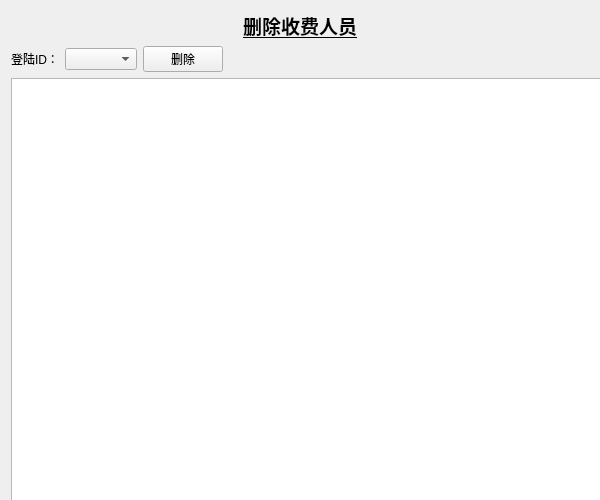
<?xml version="1.0" encoding="UTF-8"?>
<ui version="4.0">
 <class>DelChargerWidget</class>
 <widget class="QWidget" name="DelChargerWidget">
  <property name="geometry">
   <rect>
    <x>0</x>
    <y>0</y>
    <width>600</width>
    <height>500</height>
   </rect>
  </property>
  <property name="sizePolicy">
   <sizepolicy hsizetype="Expanding" vsizetype="Expanding">
    <horstretch>0</horstretch>
    <verstretch>0</verstretch>
   </sizepolicy>
  </property>
  <property name="minimumSize">
   <size>
    <width>600</width>
    <height>500</height>
   </size>
  </property>
  <property name="windowTitle">
   <string>Form</string>
  </property>
  <layout class="QGridLayout" name="gridLayout">
   <item row="0" column="0">
    <layout class="QVBoxLayout" name="verticalLayout">
     <item>
      <widget class="QLabel" name="label_2">
       <property name="font">
        <font>
         <family>Calibri</family>
         <pointsize>14</pointsize>
         <weight>75</weight>
         <bold>true</bold>
         <underline>true</underline>
        </font>
       </property>
       <property name="text">
        <string>删除收费人员</string>
       </property>
       <property name="alignment">
        <set>Qt::AlignCenter</set>
       </property>
      </widget>
     </item>
     <item>
      <layout class="QHBoxLayout" name="horizontalLayout">
       <item>
        <widget class="QLabel" name="label">
         <property name="text">
          <string>登陆ID：</string>
         </property>
        </widget>
       </item>
       <item>
        <widget class="QComboBox" name="comboBox"/>
       </item>
       <item>
        <widget class="QPushButton" name="pushButton">
         <property name="text">
          <string>删除</string>
         </property>
        </widget>
       </item>
       <item>
        <spacer name="horizontalSpacer">
         <property name="orientation">
          <enum>Qt::Horizontal</enum>
         </property>
         <property name="sizeHint" stdset="0">
          <size>
           <width>40</width>
           <height>20</height>
          </size>
         </property>
        </spacer>
       </item>
      </layout>
     </item>
     <item>
      <widget class="QTableView" name="tableView">
       <property name="minimumSize">
        <size>
         <width>600</width>
         <height>500</height>
        </size>
       </property>
      </widget>
     </item>
    </layout>
   </item>
  </layout>
 </widget>
 <resources/>
 <connections/>
</ui>
